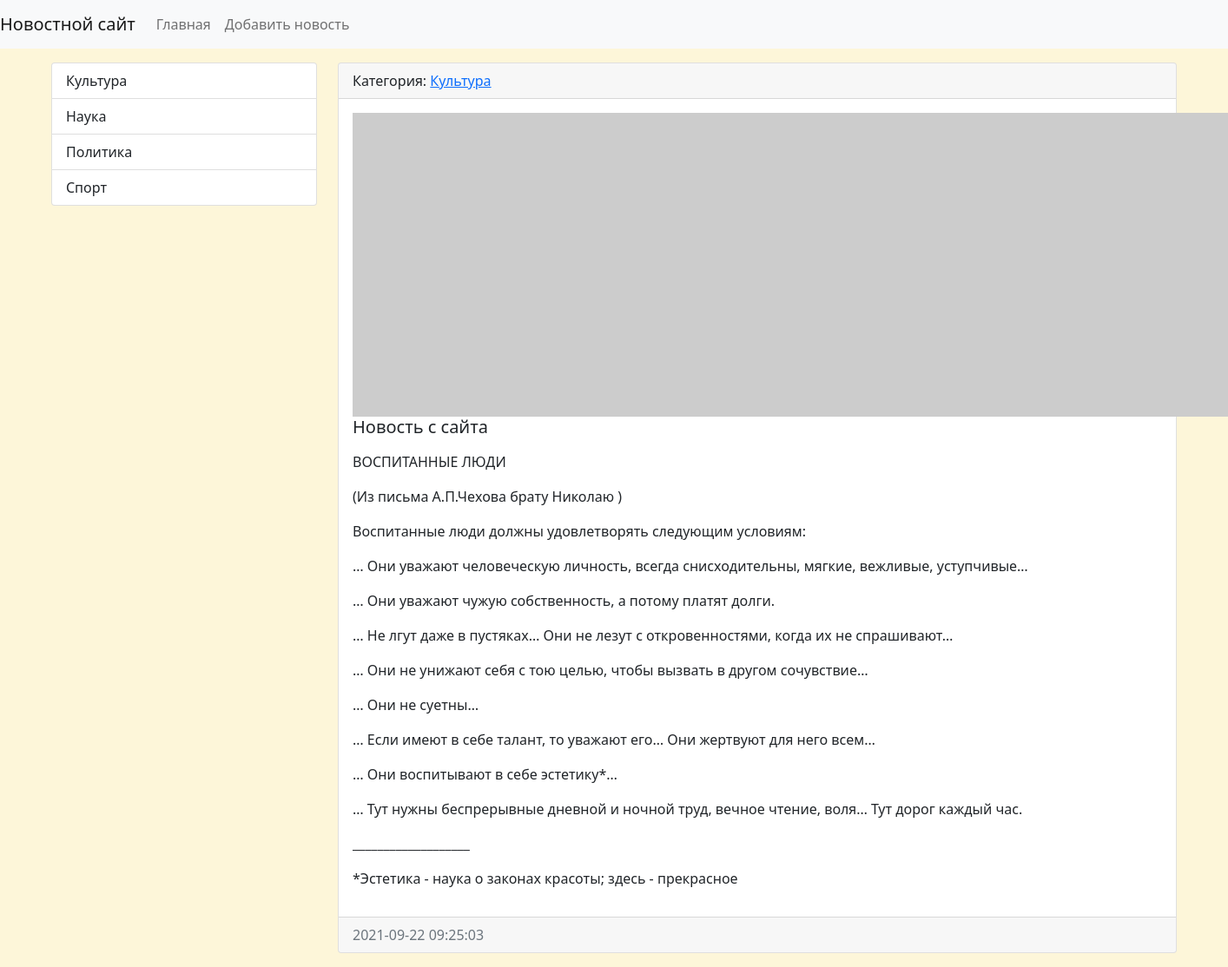
The app's page /news/13/ with its own data.
### news/models.py (models this page shows, shortened)
class Category(models.Model):
    title = models.CharField(max_length=150, db_index=True, verbose_name='Наименование категории')
    def get_absolute_url(self):
        return reverse('category', kwargs={"category_id": self.pk})
    def __str__(self):
        return self.title
    class Meta:
        verbose_name = 'Категория'
        verbose_name_plural = 'Категории'
        ordering = ['title']

class News(models.Model):
    title = models.CharField(max_length=150, verbose_name='Наименование')
    content = models.TextField(blank=True, verbose_name='Контент')
    created_at = models.DateTimeField(auto_now_add=True, verbose_name='Дата публикации')
    updated_at = models.DateTimeField(auto_now=True, verbose_name='Обновлено')
    photo = models.ImageField(upload_to='photos/%Y/%m/%d/', verbose_name='Фото', blank=True)
    is_published = models.BooleanField(default=True, verbose_name='Опубликовано')
    category = models.ForeignKey('Category', on_delete=models.PROTECT, null=True, verbose_name='Категория')
    class Meta:
        verbose_name = 'Новость'
        verbose_name_plural = 'Новости'
        ordering = ['-created_at']

### news/views.py (the view)
# urls.py: path('news/<int:pk>/', ViewsNews.as_view(), name='view_news'),
class ViewsNews(DetailView):
    model = News
    context_object_name = 'news_item'

### news/templatetags/news_tags.py (called while the page is built)
@register.inclusion_tag('news/list_categories.html')
def show_categories(arg1='Hello', arg2='world'):
    categories = Category.objects.all()
    return {"categories": categories, "arg1": arg1, "arg2": arg2}

### news/templates/news/news_detail.html (shortened to what this page needs)
{% extends 'base.html' %}
{% block sidebar %}
{% include 'inc/_sidebar.html' %}
{% endblock %}
{% block content %}
<div class="card mb-3">
    <div class="card-header">
        Категория: <a href="{{ news_item.category.get_absolute_url }}">{{ news_item.category }}</a>
    </div>
    <div class="card-body">
        {% if item.photo %}
        <img src="{{ news_item.photo.url }}" alt="" width="350" class="float-left mr-3">
        {% else %}
        <img src="https://picsum.photos/id/1060/350/235/?blur=2" alt="" class="float-left mr-3">
        {% endif %}
        <h5 class="card-title">{{ news_item.title }}</h5>
        <p class="card-text">{{ news_item.content|safe|linebreaks }}</p>
    </div>
    <div class="card-footer text-muted">
        {{ news_item.created_at|date:"Y-m-d H:i:s" }}
    </div>
</div>
{% endblock %}

### news/templates/news/list_categories.html
<div class="list-group">
    {% for item in categories %}
    <a href="{{ item.get_absolute_url }}" class="list-group-item list-group-item-action">{{ item.title }}</a>
    {% endfor %}
</div>

### mysite/static/css/style.css (style rules this page uses)
body { background-color: #FDF6D9; }

### records on screen
Category: title "Культура"
Category: title "Наука"
Category: title "Политика"
Category: title "Спорт"
News: category "Культура", title "Новость с сайта", content "ВОСПИТАННЫЕ ЛЮДИ (Из письма А.П.Чехова брату Николаю ) Воспитанные люди должны удовлетворять следующим условиям: … Они уважают человеческую личность, всегда снисходительны, мягкие, вежливые, уступчивые… … Они уважают чужую собственность, а потому платят долги. … Не лгут даже в пустяках… Они не лезут с откровенностями, когда их не спрашивают… … Они не унижают себя с тою целью, чтобы вызвать в другом сочувствие… … Они не суетны… … Если имеют в себе талант, то уважают его… Они жертвуют для него всем… … Они воспитывают в себе эстетику*… … Тут нужны беспрерывные дневной и ночной труд, вечное чтение, воля… Тут дорог каждый час. ___________________ *Эстетика - наука о законах красоты; здесь -…", created_at "2021-09-22 09:25:03"
